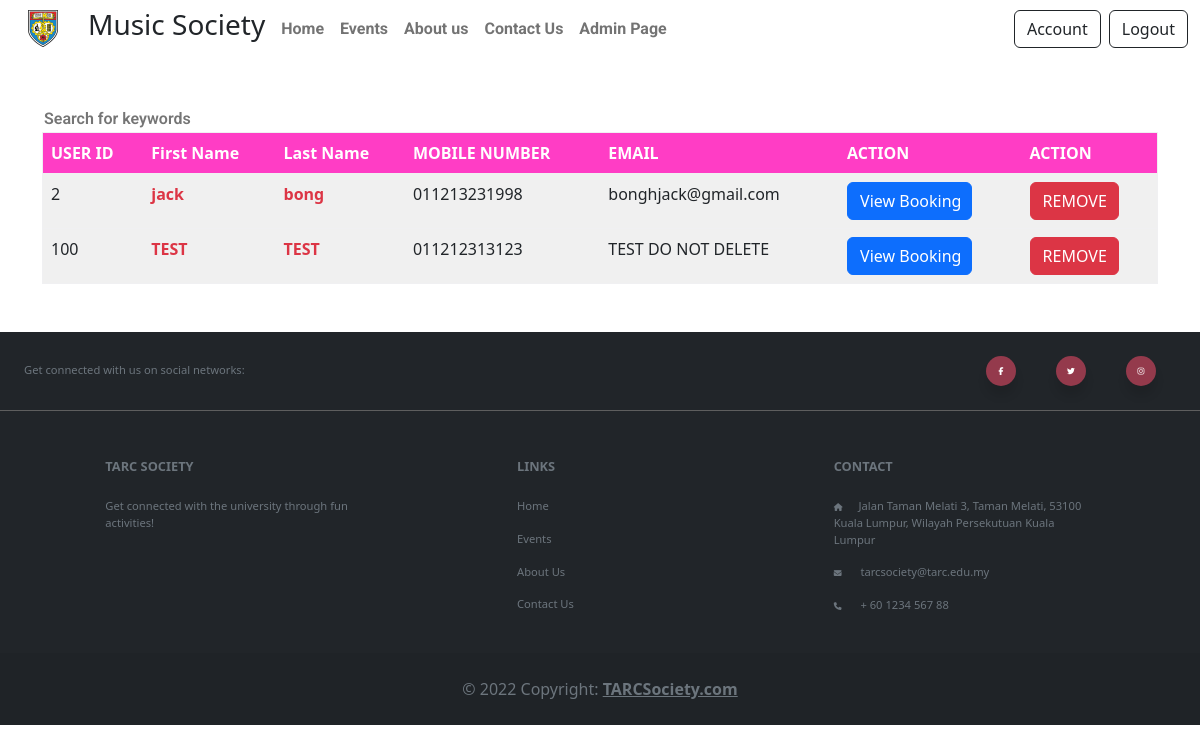
The page /user-list.php (signed in) on the database its author committed.
### tables this page shows
CREATE TABLE `user` (
  `User_ID` int(11) NOT NULL,
  `First_Name` varchar(30) NOT NULL,
  `Last_Name` varchar(30) NOT NULL,
  `Email` varchar(30) DEFAULT NULL,
  `Mobile_Number` varchar(30) NOT NULL,
  `Password` varchar(30) NOT NULL
);

### user-list.php (the view, shortened to what this page needs)
<?php
require("PHP_modules/conn.php");
?>
<!DOCTYPE html>
<html lang="en">
<head>
    <link rel="stylesheet" href="CSS/main.css">
    <link rel="stylesheet" href="https://cdn.jsdelivr.net/npm/bootstrap@5.2.0/dist/css/bootstrap.min.css">
</head>
<body>
    <?php require("PHP_modules/Navigation.php") ?>
    <?php
    $sql = "SELECT * FROM user";
    $result = $mysqli->query($sql);
    ?>
    <div class="booking-list container mb-5 mt-5">
        <table class="table table" style="border:1px solid #f0f0f2">
            <div class="d-flex" style="width:40%;">
                <input type="text ps-5 pe-5" style="width:100%;border:none;font-family: 'Roboto';font-weight: 600;" placeholder='Search for keywords'></input>
            </div>
            <tbody>
                <tr class="text-white" style="background-color: #ff3dc5;">
                    <th class="fw-bold">USER ID</th>
                    <td class="fw-bold">First Name</td>
                    <td class="fw-bold">Last Name</td>
                    <td class="fw-bold">MOBILE NUMBER</td>
                    <td class="fw-bold">EMAIL</td>
                    <td class="fw-bold">ACTION</td>
                    <td class="fw-bold">ACTION</td>
                </tr>
                <?php
                for ($i = 0; $i < mysqli_num_rows($result); $i++) {
                    $row = $result->fetch_assoc();
                    echo ('<tr style="background-color:#f0f0f0;">
                        <td>' . $row['User_ID'] . '</td>
                        <td class="fw-semibold text-danger">' . $row['First_Name'] . '</td>
                        <td class="fw-semibold text-danger">' . $row['Last_Name'] . '</td>
                        <td class="fw-light">' . $row['Mobile_Number'] . '</td>
                        <td class="fw-light">' . $row['Email'] . '</td>
                        <form action="user-booking-list.php?User_ID=' . $row["User_ID"] . '" method="POST">
                        <td><input type="submit" value="View Booking" class="btn btn-primary w-75"></td>
                        <input type="text" name="userID" value="' . $row['User_ID'] . '" style="display:none">
                        </form>
                        <form action="user-list.php?User_ID=' . $row["User_ID"] . '" method="POST">
                        <td><input type="submit" name="del-sub" value="REMOVE" class="btn btn-danger w-75"></td>
                        <input type="text" name="userID" value="' . $row['User_ID'] . '" style="display:none">
                        </form>
                    </tr>');
                }
                ?>
            </tbody>
        </table>
    </div>
    <?php require("PHP_modules/footer.php") ?>
</body>
</html>

### rows shown on the page
user: User_ID "2", First_Name "jack", Last_Name "bong", Mobile_Number "011213231998", Email "bonghjack@gmail.com"
user: User_ID "100", First_Name "TEST", Last_Name "TEST", Mobile_Number "011212313123", Email "TEST DO NOT DELETE"
